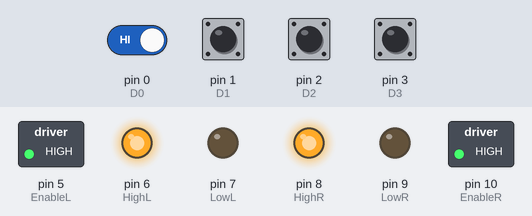
The sketch below on a simulated Arduino Uno, built with avr-gcc and run on an emulated ATmega328P. On the bench: switched loads named in the sketch (green lamp = pin HIGH), output pins drawn as LEDs (lit = HIGH). The test bench sets the inputs (shaded band); at power-on: pin 0 (D0), pin 1 (D1), pin 2 (D2), pin 3 (D3) HIGH.

Above: at 1.2 s.
1.3 s: pin 3 (D3) pulled LOW for 0.15 s
At 1.37 s:
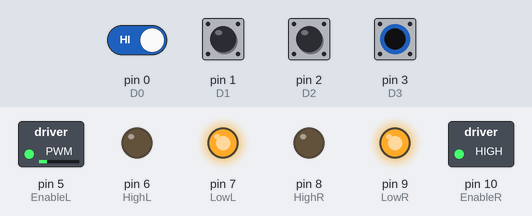
2.9 s: pin 0 (D0) driven LOW and pin 3 (D3) driven LOW
At 3.8 s:
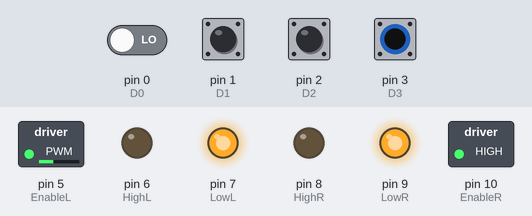
4.4 s: pin 1 (D1) pulled LOW for 0.15 s
At 4.47 s:
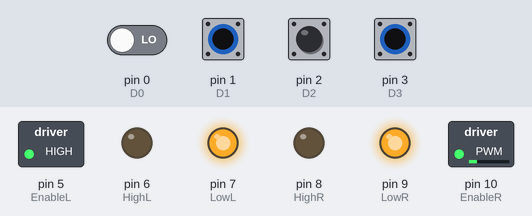
6.0 s: pin 0 (D0) driven HIGH
At 7.2 s:
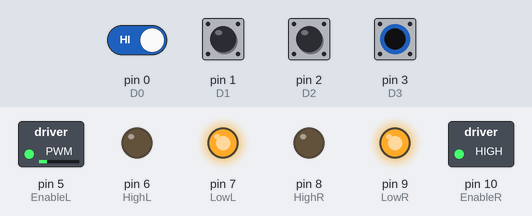
7.5 s: pin 2 (D2) pulled LOW for 0.15 s
At 7.57 s:
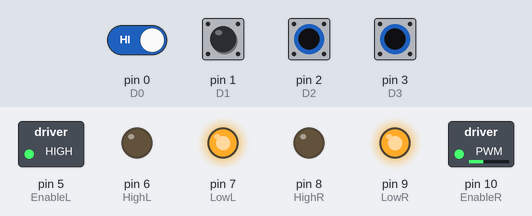
9.1 s: pin 3 (D3) driven HIGH
At 9.7 s:
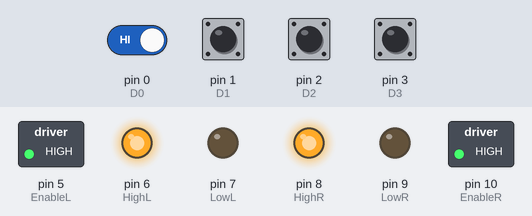
Timing chart, 0 to 11.6 s (numbered marks = the images above; inputs shaded):
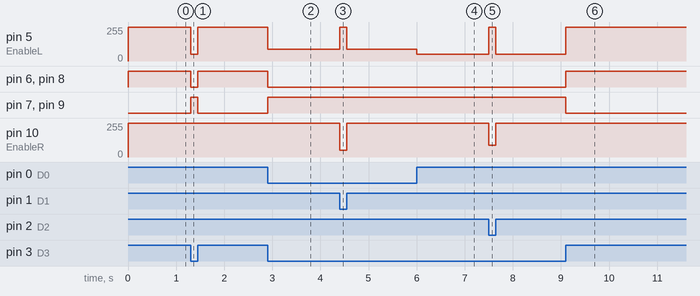

The sketch:

test.ino
```cpp
const int EnableL = 5;
const int HighL = 6;       // LEFT SIDE MOTOR
const int LowL =7;

const int EnableR = 10;
const int HighR = 8;       //RIGHT SIDE MOTOR
const int LowR =9;

const int D0 = 0;       //Raspberry pin 2    LSB
const int D1 = 1;       //Raspberry pin 3
const int D2 = 2;       //Raspberry pin 4
const int D3 = 3;       //Raspberry pin 17    MSB

int a,b,c,d,data;


void setup() {

pinMode(EnableL, OUTPUT);
pinMode(HighL, OUTPUT);
pinMode(LowL, OUTPUT);


pinMode(EnableR, OUTPUT);
pinMode(HighR, OUTPUT);
pinMode(LowR, OUTPUT);

pinMode(D0, INPUT_PULLUP);
pinMode(D1, INPUT_PULLUP);
pinMode(D2, INPUT_PULLUP);
pinMode(D3, INPUT_PULLUP);


}

void Data()
{
   a = digitalRead(D0);
   b = digitalRead(D1);
   c = digitalRead(D2);
   d = digitalRead(D3);

   data = 8*d+4*c+2*b+a;
}

void Forward()
{
  digitalWrite(HighL, LOW);
  digitalWrite(LowL, HIGH);
  analogWrite(EnableL,255);

  digitalWrite(HighR, LOW);
  digitalWrite(LowR, HIGH);
  analogWrite(EnableR,255);

}


void Backward()
{
  digitalWrite(HighL, HIGH);
  digitalWrite(LowL, LOW);
  analogWrite(EnableL,255);

  digitalWrite(HighR, HIGH);
  digitalWrite(LowR, LOW);
  analogWrite(EnableR,255);

}

void Stop()
{
  digitalWrite(HighL, LOW);
  digitalWrite(LowL, HIGH);
  analogWrite(EnableL,0);

  digitalWrite(HighR, LOW);
  digitalWrite(LowR, HIGH);
  analogWrite(EnableR,0);

}

void Left1()
{
  digitalWrite(HighL, LOW);
  digitalWrite(LowL, HIGH);
  analogWrite(EnableL,160);

  digitalWrite(HighR, LOW);
  digitalWrite(LowR, HIGH);
  analogWrite(EnableR,255);

}

void Left2()
{
  digitalWrite(HighL, LOW);
  digitalWrite(LowL, HIGH);
  analogWrite(EnableL,90);

  digitalWrite(HighR, LOW);
  digitalWrite(LowR, HIGH);
  analogWrite(EnableR,255);

}


void Left3()
{
  digitalWrite(HighL, LOW);
  digitalWrite(LowL, HIGH);
  analogWrite(EnableL,50);

  digitalWrite(HighR, LOW);
  digitalWrite(LowR, HIGH);
  analogWrite(EnableR,255);

}

void Right1()
{
  digitalWrite(HighL, LOW);
  digitalWrite(LowL, HIGH);
  analogWrite(EnableL,255);

  digitalWrite(HighR, LOW);
  digitalWrite(LowR, HIGH);
  analogWrite(EnableR,160);

}
void Right2()
{
  digitalWrite(HighL, LOW);
  digitalWrite(LowL, HIGH);
  analogWrite(EnableL,255);

  digitalWrite(HighR, LOW);
  digitalWrite(LowR, HIGH);
  analogWrite(EnableR,90);

}

void Right3()
{
  digitalWrite(HighL, LOW);
  digitalWrite(LowL, HIGH);
  analogWrite(EnableL,255);

  digitalWrite(HighR, LOW);
  digitalWrite(LowR, HIGH);
  analogWrite(EnableR,50);

}


void loop()
{
  Data();
  if(data==0)
   {
     Forward();
   }

  else if(data==2)
   {
     Right1();
   }

  else if(data==3)
   {
     Right2();
   }

  else if(data==4)
   {
     Right3();
   }

  else if(data==5)
   {
     Left1();
   }

  else if(data==6)
   {
     Left2();
   }

  else if(data==7)
   {
     Left3();
   }

  else if (data==1)
   {
     Stop();
   }
   else{
    Backward();
   }


}
```

Measured:
- after the input at 1.3 s, pin 5 (EnableL): 255/255 → 50/255 at once, → 255/255 0.15 s later; pin 6 (HighL), pin 8 (HighR): HIGH → LOW at once, → HIGH 0.15 s later; pin 7 (LowL), pin 9 (LowR): LOW → HIGH at once, → LOW 0.15 s later
- after the input at 2.9 s, pin 5 (EnableL): 255/255 → 90/255 at once; pin 6 (HighL), pin 8 (HighR): HIGH → LOW at once; pin 7 (LowL), pin 9 (LowR): LOW → HIGH at once
- after the input at 4.4 s, pin 5 (EnableL): 90/255 → 255/255 at once, → 90/255 0.15 s later; pin 10 (EnableR): 255/255 → 50/255 at once, → 255/255 0.15 s later
- after the input at 6.0 s, pin 5 (EnableL): 90/255 → 50/255 at once
- after the input at 7.5 s, pin 5 (EnableL): 50/255 → 255/255 at once, → 50/255 0.15 s later; pin 10 (EnableR): 255/255 → 90/255 at once, → 255/255 0.15 s later
- after the input at 9.1 s, pin 5 (EnableL): 50/255 → 255/255 at once; pin 6 (HighL), pin 8 (HighR): LOW → HIGH at once; pin 7 (LowL), pin 9 (LowR): HIGH → LOW at once
